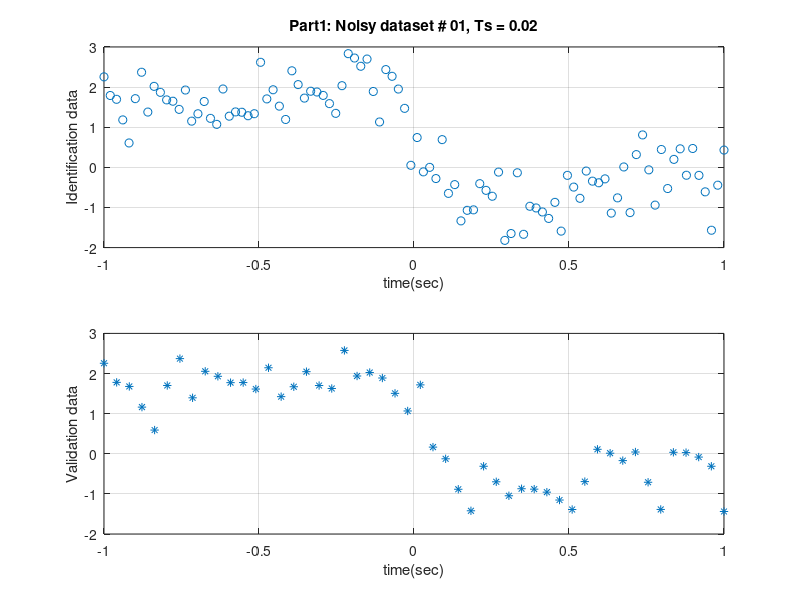
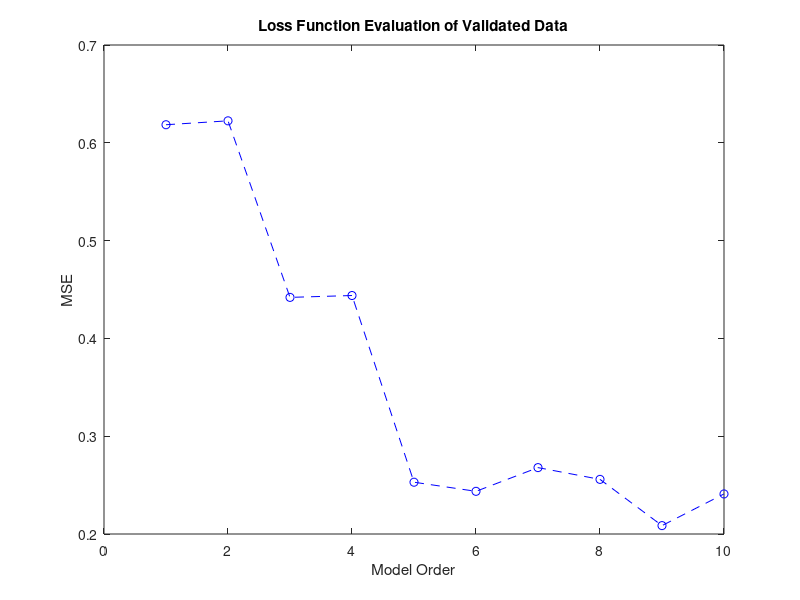
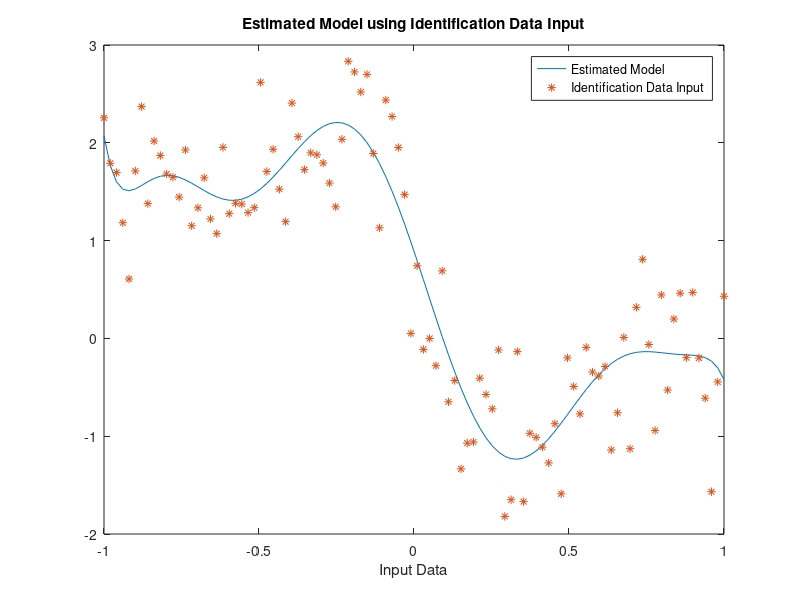
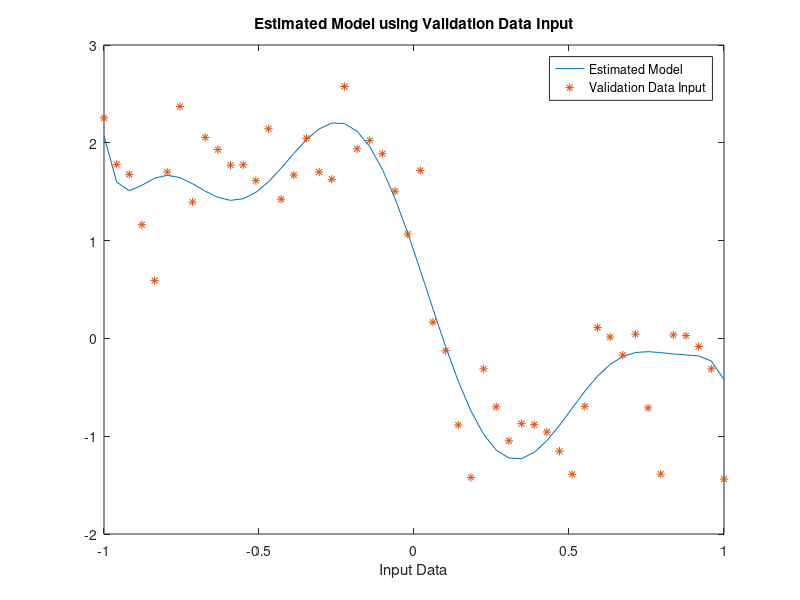

Write MATLAB code to recreate these figures, in order. (Note: this script raises an error after producing the figures.)

%% ELE829 Final Project Fall 2018
% Part 1 - Linear regression modeling
% Load and plot dataset for identification and validation
% Load your dataset at the specified place with following syntax:
%   load proj1datasetXX.mat
% where
% XX is the assigned flag number for Part 1 of the project 
% Last Revision: Nov. 2018                     
%***************************************************************
clc
clear all 
close all

% load your data file here

load proj1dataset01.mat

%************************************************************************
disp('********************************************************************')
disp(' ')
disp(['Part 1: Dataset # ' num2str(flag) ' is sampled at Ts = 0.02sec, do not change it!'])
disp(' ')
disp('The output is corrupted by additive zero-mean Gaussion noise')
disp(' ')
disp('Samples of noisy data for identification and validation will be displayed')
disp(' ')
disp('You have generated N_id = 100 samples of identification data')
disp('and N_val = 50 samples of validation data')   
disp(' ')
disp('********************************************************************')

% plot dataset to get an idea of how the function looks; 
% There are two dataset: Identification data and Validation data

figure;
subplot(211)
plot(tid,yid,'o'),grid on
xlabel('time(sec)'),ylabel('Identification data')
title(['Part1: Noisy dataset # ',  num2str(flag), ', Ts = 0.02'])
subplot(212)
plot(tval,yval,'*'),grid on
xlabel('time(sec)'),ylabel('Validation data')

%% Calcuations for MSE
Y = yid';
MSE_error = 1000;                                                           %initialize MSE error value
for n=1:10;                                                                 %Range for model order
     X = zeros(max(size(tid')),n+1);                                        %initialize matrix of regressors
        for i=1:n+1
            X(:,i) = tid'.^(n+1-i);                                         %Generate matrix of regressors
        end
     theta_est = pinv(X)*Y;                                                 %LS estimated parameters
     
     y_est= zeros(size(tval'));                                             %initialize estimated output
     for i=1:n+1
         y_est = y_est+ theta_est(i)*tval'.^(n+1-i);                        %estimated y
     end
     error(n) = immse(yval',y_est);                                         %Mean squared error for each n
     
     if error(n) < MSE_error
         MSE_error = error(n);
         order = n;                                                         %Optimum Model order
     end

end

%% Optimum Model Order Selection and Plotting MSE
n = order;                                                                  %Model order  
figure (2)
plot(error, 'b--o');
title('Loss Function Evaluation of Validated Data');
xlabel('Model Order');
ylabel('MSE');


%% Estimating Linear Regressing Model 
X = zeros(max(size(tid')),n+1);                                             %initialize matrix of regressors
for i=1:n+1
    X(:,i) = tid'.^(n+1-i);                                                 %Generate matrix of regressors
end

%% Linear Regression Model
theta_est = pinv(X)*Y                                                      %LS estimated parameters

%% Estimated Model
y_est = zeros(size(tval'));                                                 %initializing estimated output
for i=1:n+1
    y_est = y_est+ theta_est(i)*tval'.^(n+1-i);                             %estimated model
end

t_est = zeros(size(tid'));                                                 %initializing estimated output
for i=1:n+1
    t_est = t_est+ theta_est(i)*tid'.^(n+1-i);                             %estimated model
end

%% Plotting Estimated Model and Identification Data
figure (3)
plot (tid',t_est);                                                         %Plot estimated model and validation data
hold on
plot(tid,yid,'*');
hold off
title ('Estimated Model using Identification Data Input');
xlabel ('Input Data');
legend('Estimated Model', 'Identification Data Input');


%% Plotting Estimated model and Validated Data
figure (4)
plot (tval',y_est);                                                         %Plot estimated model and validation data
hold on
plot(tval,yval,'*');
hold off
title ('Estimated Model using Validation Data Input');
xlabel ('Input Data');
legend('Estimated Model', 'Validation Data Input');

%% Residual 
residual = y_est - yval';                                                   %Residuals
figure (5)
autocorr(residual)                                                          %ACF of residuals
title ('Auto Correlation Function (ACF) of Residuals');
figure (6)
crosscorr(residual, tval)                                                   %CCF between residuals and input dat
title ('Cross Correlation Function (CCF) of Residuals');

%% Chi-Squared Test
m = 25;                                                                     %degree of freedom
[Sr,xr] = chisq(m,residual,0)                                               %Chi-squared test for ACF
[Sru,xru] = chisq(m,residual,tval, 0)   
